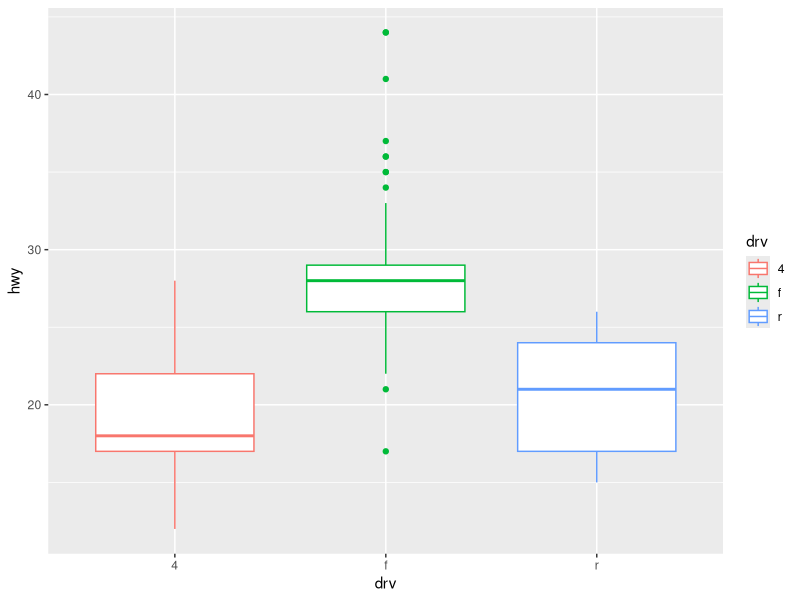

Here is the R script that generated this plot:
# 변수 넣는법
# var1 <- c(1,2,5,7,8)        숫자 5개로 구성된 var1 생성
# var2 <- c(1:5)              1에서 5까지 연속 값으로 var2 생성
# var3 <- seq(1,5)            seq 함수 또한 연속 값을 생성할수 있다. 이때는 쉼표로 표시
# var4 <- seq(1,10, by = 2)   by파라미터를 이용하면 1에서 10까지 2간격 연속값으로 생성가능
# var1+2                      var1 각 변수에 +2한 값들이 생성된다 (3,4,7,9,10)
# var1+var2                   var1,2 같은 순서에 위치한 값끼리 연산함
# var1,2 에 들어있는 변수개수가 다르다면 변수 개수가 많은 쪽에 적은쪽이 순서대로 연산됨
# var5 <- c(0,2,0)
# var1 <- c(1,2,3,4,5)
# var5+var1          result) [1] 1 4 3 4 7

# 문자로 된 변수 만들기
# str3 <- "Hello World!"
# str5 <- c("Hello", "World", "is", "good!")
#  "Hello"   "World"   "is"    "good!"
# 문자로 된 변수로는 연산할수 없다    ex) str3+2

# 함수 이해하기
# x <- c(1,2,3)     mean(x)     [1] 2   max(x)   min(x)
# paste(str5, collapse = ",")     쉼표를 구분자로 str5의 단어들 하나로 합치기
# [1] "Hello!,World,is,good!"
# paste(str5, collapse = " ")
# [1] "Hello! World is good!"

# 함수의 결과물로 새 변수 만들기
# x_mean <- mean(x)     str5_paste <- paste(str5, collapse = " ")

# 함수 사용하기
# library(ggplot2)
# x <- c("a","b","c","a")
# x
# qplot(x)

# ggplot2의 mpg데이터로 그래프 만들기
library(ggplot2)
# qplot(data = mpg, x = hwy)         data에 mpg, x축에 hwy 변수 지정해 그래프 생성
# qplot(data = mpg, x = cty)         x축 cty
# qplot(data = mpg, x = drv, y = hwy)         x축 drv    y축 hwy
# qplot(data = mpg, x = drv, y = hwy, geom = "line")         x축 drv, y축 hwy, 선그래프 형태
# qplot(data = mpg, x = drv, y = hwy, geom = "boxplot")         x축 drv, y축 hwy, 상자그림 형태
 qplot(data = mpg, x = drv, y = hwy, geom = "boxplot", colour = drv)
# x축 drv, y축 hwy, 상자그림 형태, drv별 색 표현

